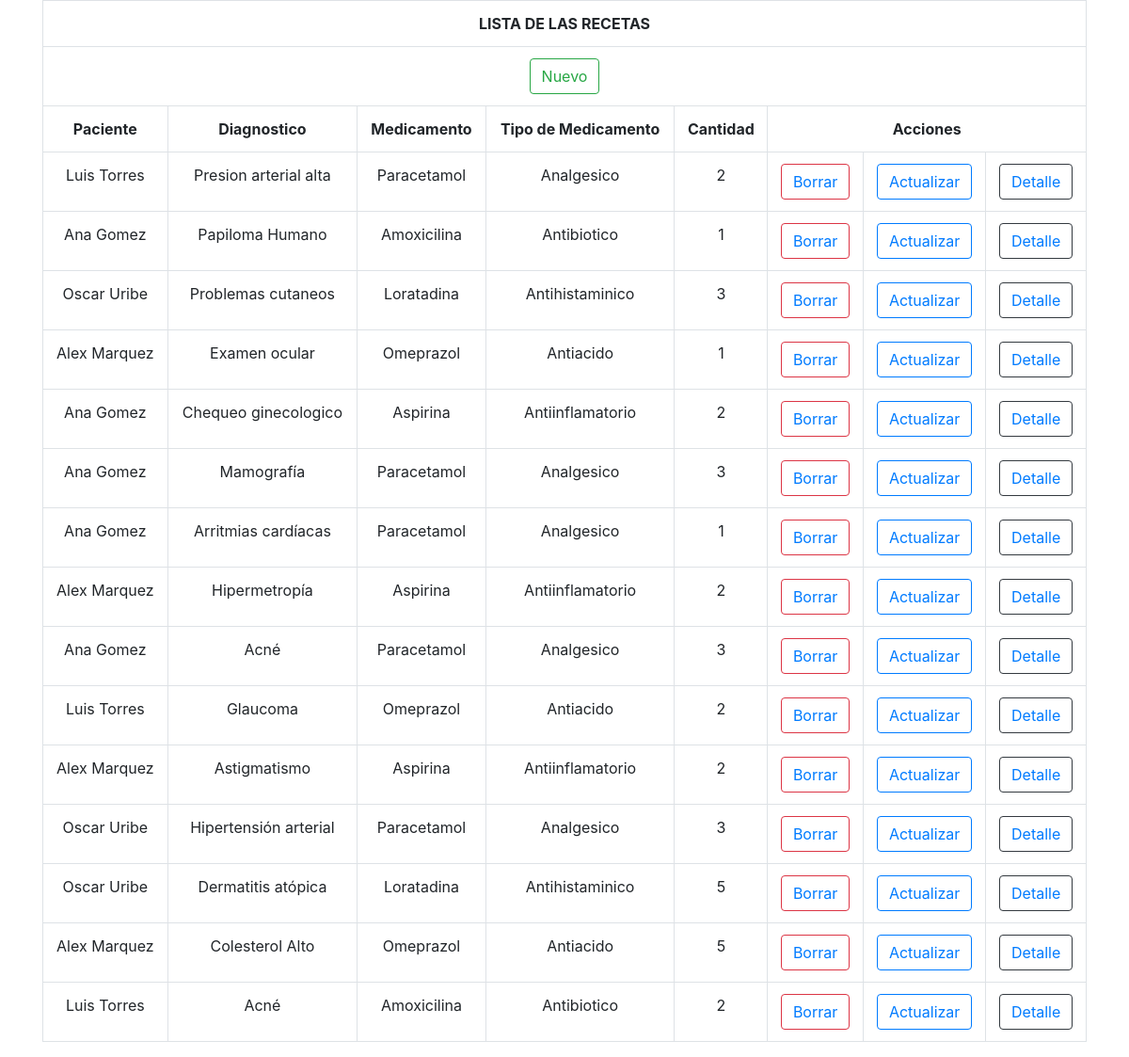
The page /Clases/Recetas1/recetas.php on the database its author committed.
### tables this page shows
CREATE TABLE `recetas` (
  `IdReceta` int(11) NOT NULL,
  `IdConsulta` int(11) NOT NULL,
  `IdMedicamento` int(11) NOT NULL,
  `Cantidad` int(11) NOT NULL
);

CREATE TABLE `medicamentos` (
  `IdMedicamento` int(11) NOT NULL,
  `Nombre` varchar(50) NOT NULL,
  `Tipo` varchar(50) NOT NULL
);

### www/Clases/Recetas1/class.Recetas.php (the view, shortened to what this page needs)
<?php
class receta{
	private $con;
	function __construct($cn){
		$this->con = $cn;
	}
	public function get_list(){
		$d_new = "new/0";
		$d_new_final = base64_encode($d_new);
		$html = '
		<div class="container mt-10">
  <div class="table-responsive">
    <table class="table table-hover table-bordered text-center align-middle">
      <tr>
        <th colspan="8" class="text-center align-middle custom-table-title">LISTA DE LAS RECETAS</th>
      </tr>
			<tr>
			<th colspan="8" class="text-center align-middle" ><a class="btn btn-outline-success" href="recetas.php?d=' . $d_new_final . '">Nuevo</a></th>
			</tr>
			<tr>
				<th>Paciente</th>
				<th>Diagnostico</th>
				<th>Medicamento</th>
				<th>Tipo de Medicamento</th>
				<th>Cantidad</th>
				<th colspan="3">Acciones</th>
			</tr>
			</div>
			</div>';
		$sql = "SELECT r.IdReceta,p.nombre Paciente, p.diagnostico Diagnostico, m.Nombre Medicamento, m.Tipo TipoMedicamento, r.Cantidad FROM recetas r
		INNER JOIN medicamentos m ON (m.IdMedicamento = r.IdMedicamento) INNER JOIN (SELECT c.IdConsulta consulta, p.Nombre nombre, c.Diagnostico diagnostico
		FROM consultas c LEFT JOIN pacientes p ON (c.IdPaciente=p.IdPaciente)) p ON (p.consulta = r.IdConsulta);";
		$res = $this->con->query($sql);
		while($row = $res->fetch_assoc()){
			$d_del = "del/" . $row['IdReceta'];
			$d_del_final = base64_encode($d_del);
			$d_act = "act/" . $row['IdReceta'];
			$d_act_final = base64_encode($d_act);
			$d_det = "det/" . $row['IdReceta'];
			$d_det_final = base64_encode($d_det);
			$html .= '
				<tr>
					<td>' . $row['Paciente'] . '</td>
					<td>' . $row['Diagnostico'] . '</td>
					<td>' . $row['Medicamento'] . '</td>
					<td>' . $row['TipoMedicamento'] . '</td>
					<td>' . $row['Cantidad'] . '</td>
					<td><button class="btn btn-outline-danger"><a href="recetas.php?d=' . $d_del_final . '">Borrar</a></button></td>
					<td><button class="btn btn-outline-primary"><a href="recetas.php?d=' . $d_act_final . '">Actualizar</a></button></td>
					<td><button class="btn btn-outline-dark"><a href="recetas.php?d=' . $d_det_final . '">Detalle</a></button></td>
				</tr>';
		}
		$html .= '
		</table>';
		return $html;
	}
}
?>

### rows shown on the page
recetas: Paciente "Luis Torres", Diagnostico "Presion arterial alta", IdMedicamento.Nombre "Paracetamol", IdMedicamento.Tipo "Analgesico", Cantidad "2"
recetas: Paciente "Ana Gomez", Diagnostico "Papiloma Humano", IdMedicamento.Nombre "Amoxicilina", IdMedicamento.Tipo "Antibiotico", Cantidad "1"
recetas: Paciente "Oscar Uribe", Diagnostico "Problemas cutaneos", IdMedicamento.Nombre "Loratadina", IdMedicamento.Tipo "Antihistaminico", Cantidad "3"
recetas: Paciente "Alex Marquez", Diagnostico "Examen ocular", IdMedicamento.Nombre "Omeprazol", IdMedicamento.Tipo "Antiacido", Cantidad "1"
recetas: Paciente "Ana Gomez", Diagnostico "Chequeo ginecologico", IdMedicamento.Nombre "Aspirina", IdMedicamento.Tipo "Antiinflamatorio", Cantidad "2"
recetas: Paciente "Ana Gomez", Diagnostico "Mamografía", IdMedicamento.Nombre "Paracetamol", IdMedicamento.Tipo "Analgesico", Cantidad "3"
recetas: Paciente "Ana Gomez", Diagnostico "Arritmias cardíacas", IdMedicamento.Nombre "Paracetamol", IdMedicamento.Tipo "Analgesico", Cantidad "1"
recetas: Paciente "Alex Marquez", Diagnostico "Hipermetropía", IdMedicamento.Nombre "Aspirina", IdMedicamento.Tipo "Antiinflamatorio", Cantidad "2"
recetas: Paciente "Ana Gomez", Diagnostico "Acné", IdMedicamento.Nombre "Paracetamol", IdMedicamento.Tipo "Analgesico", Cantidad "3"
recetas: Paciente "Luis Torres", Diagnostico "Glaucoma", IdMedicamento.Nombre "Omeprazol", IdMedicamento.Tipo "Antiacido", Cantidad "2"
recetas: Paciente "Alex Marquez", Diagnostico "Astigmatismo", IdMedicamento.Nombre "Aspirina", IdMedicamento.Tipo "Antiinflamatorio", Cantidad "2"
recetas: Paciente "Oscar Uribe", Diagnostico "Hipertensión arterial", IdMedicamento.Nombre "Paracetamol", IdMedicamento.Tipo "Analgesico", Cantidad "3"
recetas: Paciente "Oscar Uribe", Diagnostico "Dermatitis atópica", IdMedicamento.Nombre "Loratadina", IdMedicamento.Tipo "Antihistaminico", Cantidad "5"
recetas: Paciente "Alex Marquez", Diagnostico "Colesterol Alto", IdMedicamento.Nombre "Omeprazol", IdMedicamento.Tipo "Antiacido", Cantidad "5"
recetas: Paciente "Luis Torres", Diagnostico "Acné", IdMedicamento.Nombre "Amoxicilina", IdMedicamento.Tipo "Antibiotico", Cantidad "2"
